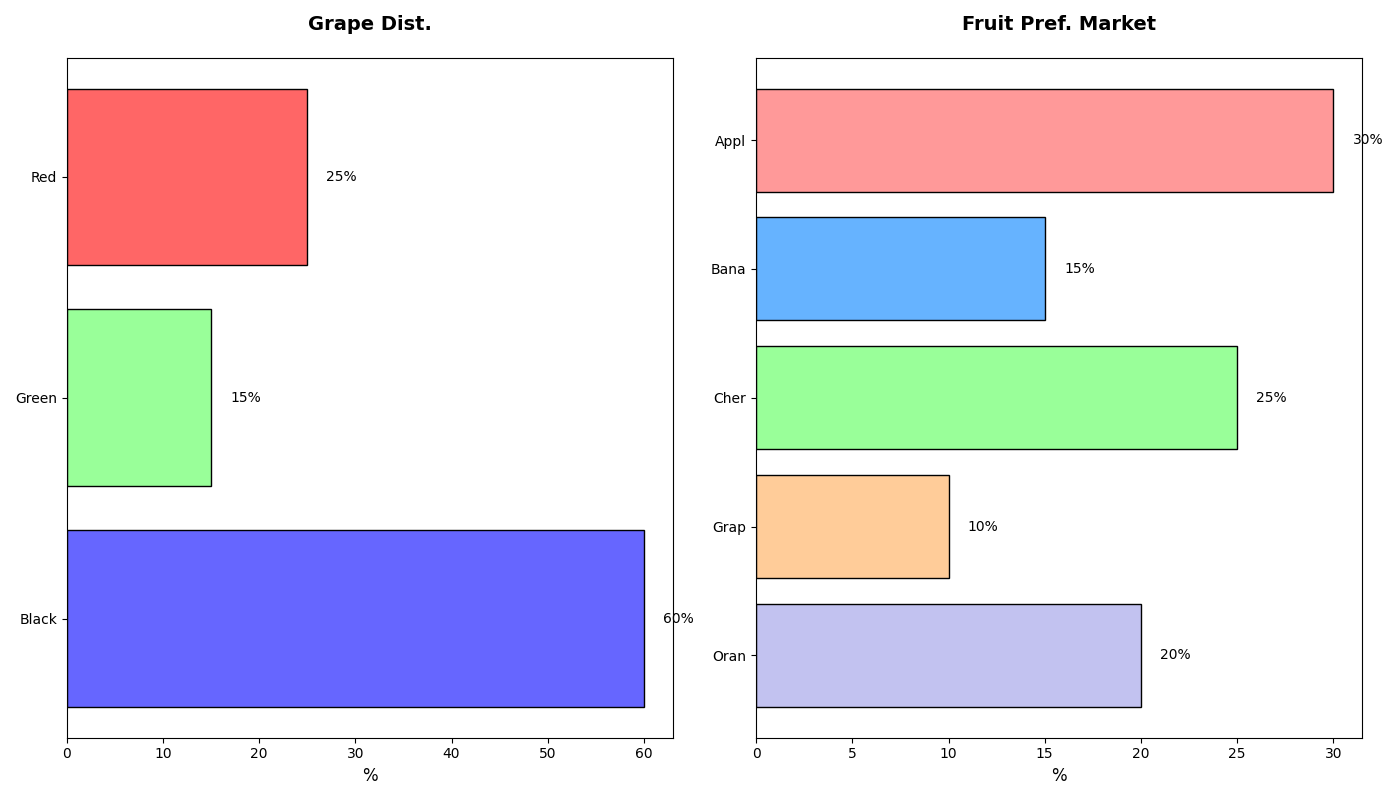

This figure's Python source:
import matplotlib.pyplot as plt
import numpy as np

fruit_types = ['Appl', 'Bana', 'Cher', 'Grap', 'Oran']
preferences_percentages = [30, 15, 25, 10, 20]
colors = ['#ff9999', '#66b3ff', '#99ff99', '#ffcc99', '#c2c2f0']
y_pos_fruits = np.arange(len(fruit_types))

fig, ax = plt.subplots(1, 2, figsize=(14, 8))

# Horizontal bar chart for grape preferences
grape_subtypes = ['Red', 'Green', 'Black']
grape_preferences = [25, 15, 60]
grape_colors = ['#ff6666', '#99ff99', '#6666ff']
y_pos_grapes = np.arange(len(grape_subtypes))

ax[0].barh(y_pos_grapes, grape_preferences, color=grape_colors, edgecolor='black')
ax[0].set_yticks(y_pos_grapes)
ax[0].set_yticklabels(grape_subtypes)
ax[0].invert_yaxis()
ax[0].set_xlabel('%', fontsize=12)

for index, value in enumerate(grape_preferences):
    ax[0].text(value + 2, index, f'{value}%', va='center', ha='left', fontsize=10)

ax[0].set_title('Grape Dist.', fontsize=14, fontweight='bold', pad=20)

# Horizontal bar chart for community fruit preferences
ax[1].barh(y_pos_fruits, preferences_percentages, color=colors, edgecolor='black')
ax[1].set_yticks(y_pos_fruits)
ax[1].set_yticklabels(fruit_types)
ax[1].invert_yaxis()
ax[1].set_xlabel('%', fontsize=12)

for index, value in enumerate(preferences_percentages):
    ax[1].text(value + 1, index, f'{value}%', va='center', ha='left', fontsize=10)

ax[1].set_title('Fruit Pref. Market', fontsize=14, fontweight='bold', pad=20)

plt.tight_layout()
plt.show()
